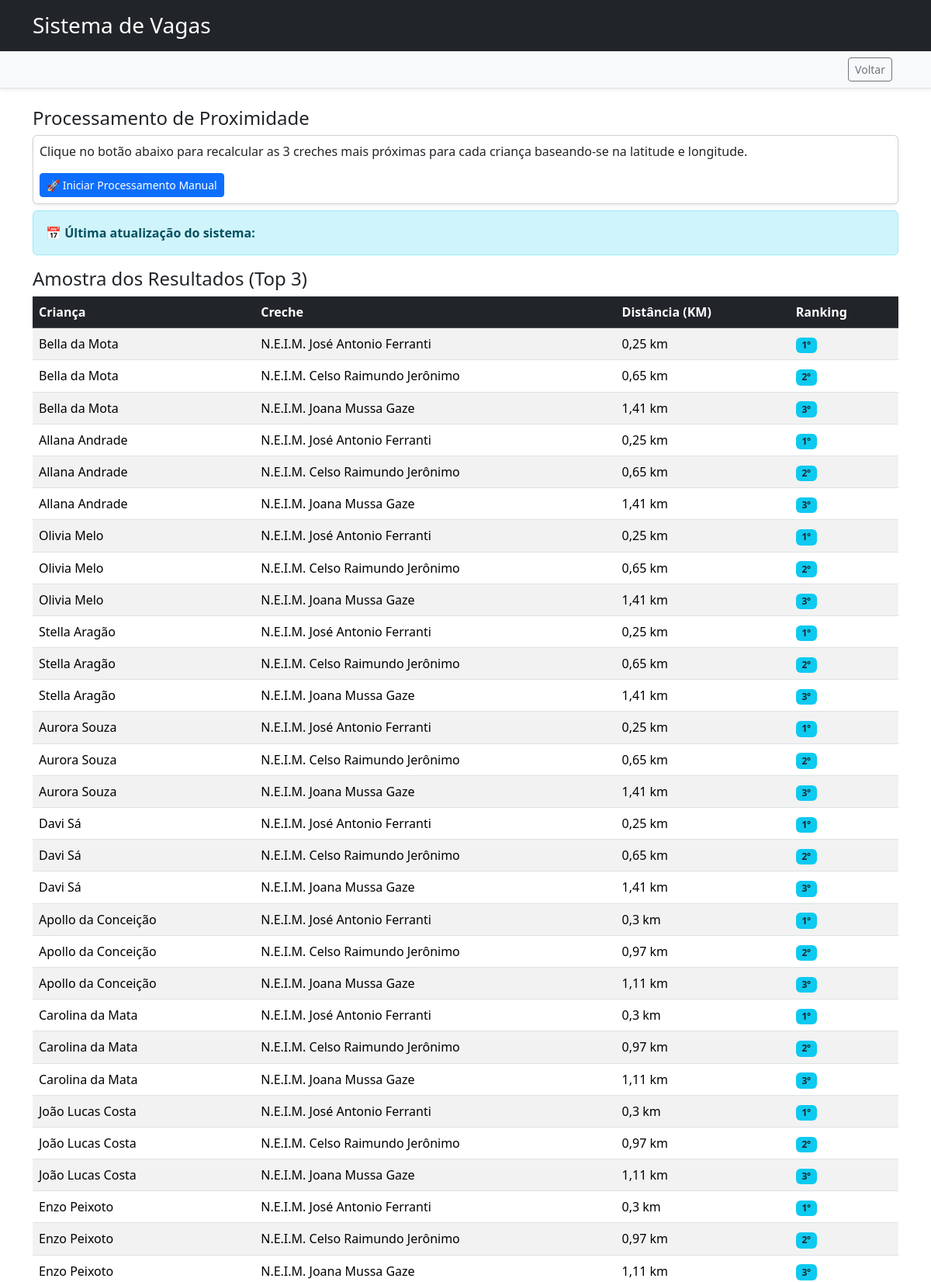
The app's page /criancas_vagas/ (upper part) with its own data.
### creches/models.py (models this page shows, shortened)
class RankingProximidade(models.Model):
    crianca = models.ForeignKey(Crianca, on_delete=models.CASCADE)
    unidade = models.ForeignKey(Unidade, on_delete=models.CASCADE)
    distancia_km = models.FloatField()
    posicao = models.IntegerField() # 1, 2 ou 3

class Crianca(models.Model):
    ETAPAS_CHOICES = [
        ("B1", "Berçário 1"),
        ("B2", "Berçário 2"),
        ("M1", "Maternal 1"),
        ("M2", "Maternal 2"),
    ]
    nome = models.CharField(max_length=100, verbose_name="Nome Completo")
    data_nascimento = models.DateField(verbose_name="Data de Nascimento")
    sexo = models.CharField(
        max_length=1,
        blank=False,
        null=False,
        choices=[("M", "Masculino"), ("F", "Feminino")],
        verbose_name="Sexo",
    )
    cpf = models.CharField(
        max_length=14, unique=True, blank=True, null=True, verbose_name="CPF"
    )
    cert_nascimento = models.CharField(
        max_length=30, blank=True, null=True, verbose_name="Certidão de Nascimento"
    )
    data_cadastro = models.DateField(auto_now_add=True, verbose_name="Data de Cadastro")
    etapa = models.CharField(
        blank=False,
        null=False,
        max_length=2,
        choices=ETAPAS_CHOICES,
        verbose_name="Etapa",
    )
    endereco = models.ForeignKey(
        Endereco, on_delete=models.SET_NULL, null=True, related_name="crianca"
    )
    familia = models.ForeignKey(
        Familia, on_delete=models.CASCADE, related_name="membros"
    )

class Unidade(models.Model):
    nome_unidade = models.CharField(
        max_length=100, verbose_name="Nome da Unidade de Ensino"
    )
    endereco = models.ForeignKey(
        Endereco, on_delete=models.CASCADE, related_name="unidade"
    )

### creches/views.py (the view, shortened to what this page needs)
# urls.py: path("criancas_vagas/", creches.views.processar_ranking_manual, name="criancas_vagas"),
def processar_ranking_manual(request):
    rankings = RankingProximidade.objects.select_related('crianca', 'unidade').all()[:50]
    info_revisao = Distrib_Vagas.objects.first()
    return render(request, 'criancas_vagas.html', {
        'rankings': rankings,
        'ultima_distribuicao': info_revisao
    })

### creches/templates/criancas_vagas.html (shortened to what this page needs)
{% extends "base.html" %}
{% block content %}
<nav class="sticky-top bg-light border-bottom shadow-sm p-2">
    <div class="container d-flex justify-content-end">
        <a href="{% url 'home' %}" class="btn btn-outline-secondary btn-sm me-2">
                Voltar</a>
    </div>
</nav>
<div class="container mt-4">
    <h4>Processamento de Proximidade</h4>
    <div class="card p-2 mb-2 shadow-sm">
        <p>Clique no botão abaixo para recalcular as 3 creches mais próximas para cada criança baseando-se na latitude e longitude.</p>
        <form method="post">
            <button type="submit" class="btn btn-primary btn-sm">
                🚀 Iniciar Processamento Manual
            </button>
        </form>
    </div>
    <div class="alert alert-info">
        <strong>📅 Última atualização do sistema:</strong>
    </div>
    <h4>Amostra dos Resultados (Top 3)</h4>
    <table class="table table-striped mt-2">
        <thead class="table-dark">
            <tr>
                <th>Criança</th>
                <th>Creche</th>
                <th>Distância (KM)</th>
                <th>Ranking</th>
            </tr>
        </thead>
        <tbody>
            {% for rank in rankings %}
            <tr>
                <td>{{ rank.crianca.nome }}</td>
                <td>{{ rank.unidade.nome_unidade }}</td>
                <td>{{ rank.distancia_km }} km</td>
                <td><span class="badge bg-info text-dark">{{ rank.posicao }}º</span></td>
            </tr>
            {% empty %}
            <tr>
                <td colspan="4">Nenhum dado processado ainda.</td>
            </tr>
            {% endfor %}
        </tbody>
    </table>
</div>
{% endblock %}

### records on screen
RankingProximidade: crianca.nome "Bella da Mota", unidade.nome_unidade "N.E.I.M. José Antonio Ferranti", distancia_km "0,25", posicao "1"
RankingProximidade: crianca.nome "Bella da Mota", unidade.nome_unidade "N.E.I.M. Celso Raimundo Jerônimo", distancia_km "0,65", posicao "2"
RankingProximidade: crianca.nome "Bella da Mota", unidade.nome_unidade "N.E.I.M. Joana Mussa Gaze", distancia_km "1,41", posicao "3"
RankingProximidade: crianca.nome "Allana Andrade", unidade.nome_unidade "N.E.I.M. José Antonio Ferranti", distancia_km "0,25", posicao "1"
RankingProximidade: crianca.nome "Allana Andrade", unidade.nome_unidade "N.E.I.M. Celso Raimundo Jerônimo", distancia_km "0,65", posicao "2"
RankingProximidade: crianca.nome "Allana Andrade", unidade.nome_unidade "N.E.I.M. Joana Mussa Gaze", distancia_km "1,41", posicao "3"
RankingProximidade: crianca.nome "Olivia Melo", unidade.nome_unidade "N.E.I.M. José Antonio Ferranti", distancia_km "0,25", posicao "1"
RankingProximidade: crianca.nome "Olivia Melo", unidade.nome_unidade "N.E.I.M. Celso Raimundo Jerônimo", distancia_km "0,65", posicao "2"
RankingProximidade: crianca.nome "Olivia Melo", unidade.nome_unidade "N.E.I.M. Joana Mussa Gaze", distancia_km "1,41", posicao "3"
RankingProximidade: crianca.nome "Stella Aragão", unidade.nome_unidade "N.E.I.M. José Antonio Ferranti", distancia_km "0,25", posicao "1"
RankingProximidade: crianca.nome "Stella Aragão", unidade.nome_unidade "N.E.I.M. Celso Raimundo Jerônimo", distancia_km "0,65", posicao "2"
RankingProximidade: crianca.nome "Stella Aragão", unidade.nome_unidade "N.E.I.M. Joana Mussa Gaze", distancia_km "1,41", posicao "3"
RankingProximidade: crianca.nome "Aurora Souza", unidade.nome_unidade "N.E.I.M. José Antonio Ferranti", distancia_km "0,25", posicao "1"
RankingProximidade: crianca.nome "Aurora Souza", unidade.nome_unidade "N.E.I.M. Celso Raimundo Jerônimo", distancia_km "0,65", posicao "2"
RankingProximidade: crianca.nome "Aurora Souza", unidade.nome_unidade "N.E.I.M. Joana Mussa Gaze", distancia_km "1,41", posicao "3"
RankingProximidade: crianca.nome "Davi Sá", unidade.nome_unidade "N.E.I.M. José Antonio Ferranti", distancia_km "0,25", posicao "1"
RankingProximidade: crianca.nome "Davi Sá", unidade.nome_unidade "N.E.I.M. Celso Raimundo Jerônimo", distancia_km "0,65", posicao "2"
RankingProximidade: crianca.nome "Davi Sá", unidade.nome_unidade "N.E.I.M. Joana Mussa Gaze", distancia_km "1,41", posicao "3"
RankingProximidade: crianca.nome "Apollo da Conceição", unidade.nome_unidade "N.E.I.M. José Antonio Ferranti", distancia_km "0,3", posicao "1"
RankingProximidade: crianca.nome "Apollo da Conceição", unidade.nome_unidade "N.E.I.M. Celso Raimundo Jerônimo", distancia_km "0,97", posicao "2"
RankingProximidade: crianca.nome "Apollo da Conceição", unidade.nome_unidade "N.E.I.M. Joana Mussa Gaze", distancia_km "1,11", posicao "3"
RankingProximidade: crianca.nome "Carolina da Mata", unidade.nome_unidade "N.E.I.M. José Antonio Ferranti", distancia_km "0,3", posicao "1"
RankingProximidade: crianca.nome "Carolina da Mata", unidade.nome_unidade "N.E.I.M. Celso Raimundo Jerônimo", distancia_km "0,97", posicao "2"
RankingProximidade: crianca.nome "Carolina da Mata", unidade.nome_unidade "N.E.I.M. Joana Mussa Gaze", distancia_km "1,11", posicao "3"
RankingProximidade: crianca.nome "João Lucas Costa", unidade.nome_unidade "N.E.I.M. José Antonio Ferranti", distancia_km "0,3", posicao "1"
RankingProximidade: crianca.nome "João Lucas Costa", unidade.nome_unidade "N.E.I.M. Celso Raimundo Jerônimo", distancia_km "0,97", posicao "2"
RankingProximidade: crianca.nome "João Lucas Costa", unidade.nome_unidade "N.E.I.M. Joana Mussa Gaze", distancia_km "1,11", posicao "3"
RankingProximidade: crianca.nome "Enzo Peixoto", unidade.nome_unidade "N.E.I.M. José Antonio Ferranti", distancia_km "0,3", posicao "1"
RankingProximidade: crianca.nome "Enzo Peixoto", unidade.nome_unidade "N.E.I.M. Celso Raimundo Jerônimo", distancia_km "0,97", posicao "2"
RankingProximidade: crianca.nome "Enzo Peixoto", unidade.nome_unidade "N.E.I.M. Joana Mussa Gaze", distancia_km "1,11", posicao "3"
